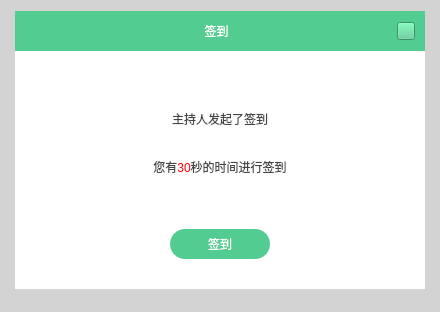
<?xml version="1.0" encoding="UTF-8"?>
<ui version="4.0">
 <class>StuSignInDlg</class>
 <widget class="QWidget" name="StuSignInDlg">
  <property name="geometry">
   <rect>
    <x>0</x>
    <y>0</y>
    <width>440</width>
    <height>312</height>
   </rect>
  </property>
  <property name="minimumSize">
   <size>
    <width>440</width>
    <height>290</height>
   </size>
  </property>
  <property name="maximumSize">
   <size>
    <width>440</width>
    <height>312</height>
   </size>
  </property>
  <property name="windowTitle">
   <string>答题器</string>
  </property>
  <property name="styleSheet">
   <string notr="true">QWidget#StuSignInDlg{
	background-color: rgb(211, 211, 211);
}	</string>
  </property>
  <layout class="QGridLayout" name="gridLayout">
   <property name="leftMargin">
    <number>1</number>
   </property>
   <property name="topMargin">
    <number>1</number>
   </property>
   <property name="rightMargin">
    <number>1</number>
   </property>
   <property name="bottomMargin">
    <number>1</number>
   </property>
   <property name="spacing">
    <number>0</number>
   </property>
   <item row="0" column="0" colspan="3">
    <widget class="QLabel" name="label_5">
     <property name="minimumSize">
      <size>
       <width>0</width>
       <height>10</height>
      </size>
     </property>
     <property name="maximumSize">
      <size>
       <width>16777215</width>
       <height>10</height>
      </size>
     </property>
     <property name="styleSheet">
      <string notr="true">border-image: url(:/widget/img/widget/back.png) 0 0 194 0;
</string>
     </property>
     <property name="text">
      <string/>
     </property>
    </widget>
   </item>
   <item row="1" column="0">
    <widget class="QLabel" name="label_4">
     <property name="minimumSize">
      <size>
       <width>14</width>
       <height>0</height>
      </size>
     </property>
     <property name="maximumSize">
      <size>
       <width>14</width>
       <height>16777215</height>
      </size>
     </property>
     <property name="styleSheet">
      <string notr="true">border-image: url(:/widget/img/widget/back.png) 6 352 18 0;
</string>
     </property>
     <property name="text">
      <string/>
     </property>
    </widget>
   </item>
   <item row="1" column="1">
    <widget class="CWidget" name="widget" native="true">
     <property name="styleSheet">
      <string notr="true">#widget
{
	background-color: rgb(255, 255, 255);
}</string>
     </property>
     <layout class="QVBoxLayout" name="verticalLayout_6">
      <property name="spacing">
       <number>0</number>
      </property>
      <property name="leftMargin">
       <number>0</number>
      </property>
      <property name="topMargin">
       <number>0</number>
      </property>
      <property name="rightMargin">
       <number>0</number>
      </property>
      <property name="bottomMargin">
       <number>0</number>
      </property>
      <item>
       <widget class="QWidget" name="widget_3" native="true">
        <property name="minimumSize">
         <size>
          <width>0</width>
          <height>40</height>
         </size>
        </property>
        <property name="maximumSize">
         <size>
          <width>16777215</width>
          <height>40</height>
         </size>
        </property>
        <property name="styleSheet">
         <string notr="true">background-color: rgb(82, 204, 144);

</string>
        </property>
        <layout class="QHBoxLayout" name="horizontalLayout_3">
         <property name="leftMargin">
          <number>27</number>
         </property>
         <property name="rightMargin">
          <number>10</number>
         </property>
         <item>
          <widget class="QLabel" name="label">
           <property name="styleSheet">
            <string notr="true">color: rgb(255, 255, 255);
font: 16px &quot;微软雅黑&quot;;</string>
           </property>
           <property name="text">
            <string>签到</string>
           </property>
           <property name="alignment">
            <set>Qt::AlignCenter</set>
           </property>
          </widget>
         </item>
         <item>
          <widget class="QPushButton" name="btnClose">
           <property name="minimumSize">
            <size>
             <width>18</width>
             <height>18</height>
            </size>
           </property>
           <property name="maximumSize">
            <size>
             <width>18</width>
             <height>18</height>
            </size>
           </property>
           <property name="styleSheet">
            <string notr="true">QPushButton{	
	border-image: url(:/Login/img/Login/close_green_Normal.png);
}

QPushButton:hover{		
	border-image: url(:/Login/img/Login/close_green_Click.png);
}

QPushButton:pressed{
	border-image: url(:/Login/img/Login/close_green_Normal.png);
}

QPussButton:disable{
	border-image: url(:/Login/img/Login/close_green_Normal.png);
}</string>
           </property>
           <property name="text">
            <string/>
           </property>
          </widget>
         </item>
        </layout>
       </widget>
      </item>
      <item>
       <layout class="QGridLayout" name="gridLayout_2">
        <property name="leftMargin">
         <number>10</number>
        </property>
        <property name="topMargin">
         <number>48</number>
        </property>
        <property name="rightMargin">
         <number>10</number>
        </property>
        <property name="bottomMargin">
         <number>30</number>
        </property>
        <property name="horizontalSpacing">
         <number>0</number>
        </property>
        <property name="verticalSpacing">
         <number>10</number>
        </property>
        <item row="3" column="0">
         <spacer name="horizontalSpacer_5">
          <property name="orientation">
           <enum>Qt::Horizontal</enum>
          </property>
          <property name="sizeHint" stdset="0">
           <size>
            <width>0</width>
            <height>0</height>
           </size>
          </property>
         </spacer>
        </item>
        <item row="1" column="0" colspan="3">
         <widget class="QLabel" name="labCountDown">
          <property name="styleSheet">
           <string notr="true">color:rgba(68,68,68,255);
font: 14px &quot;微软雅黑&quot;;</string>
          </property>
          <property name="text">
           <string>您有&lt;font color=#FF0000&gt;30&lt;/font&gt;秒的时间进行签到</string>
          </property>
          <property name="alignment">
           <set>Qt::AlignCenter</set>
          </property>
         </widget>
        </item>
        <item row="3" column="2">
         <spacer name="horizontalSpacer_6">
          <property name="orientation">
           <enum>Qt::Horizontal</enum>
          </property>
          <property name="sizeHint" stdset="0">
           <size>
            <width>0</width>
            <height>0</height>
           </size>
          </property>
         </spacer>
        </item>
        <item row="3" column="1">
         <widget class="QPushButton" name="btnStartSignIn">
          <property name="minimumSize">
           <size>
            <width>100</width>
            <height>30</height>
           </size>
          </property>
          <property name="maximumSize">
           <size>
            <width>100</width>
            <height>30</height>
           </size>
          </property>
          <property name="styleSheet">
           <string notr="true">QPushButton{
border-top-left-radius : 15px; 
border-top-right-radius : 15px; 
border-bottom-left-radius : 15px; 
border-bottom-right-radius : 15px; 
background-color: rgb(82, 204, 144);
font: 12px &quot;微软雅黑&quot;;
color: rgb(255, 255, 255);
}

QPushButton:hover{
border-top-left-radius : 15px; 
border-top-right-radius : 15px; 
border-bottom-left-radius : 15px; 
border-bottom-right-radius : 15px; 
background-color: rgb(66, 198, 97);
font: 12px &quot;微软雅黑&quot;;
color: rgb(255, 255, 255);
}</string>
          </property>
          <property name="text">
           <string>签到</string>
          </property>
         </widget>
        </item>
        <item row="0" column="0" colspan="3">
         <widget class="QLabel" name="labStatistics_2">
          <property name="styleSheet">
           <string notr="true">color:rgba(68,68,68,255);
font: 14px &quot;微软雅黑&quot;;</string>
          </property>
          <property name="text">
           <string>主持人发起了签到</string>
          </property>
          <property name="alignment">
           <set>Qt::AlignCenter</set>
          </property>
         </widget>
        </item>
        <item row="2" column="0">
         <spacer name="verticalSpacer_3">
          <property name="orientation">
           <enum>Qt::Vertical</enum>
          </property>
          <property name="sizeType">
           <enum>QSizePolicy::Fixed</enum>
          </property>
          <property name="sizeHint" stdset="0">
           <size>
            <width>20</width>
            <height>32</height>
           </size>
          </property>
         </spacer>
        </item>
       </layout>
      </item>
     </layout>
    </widget>
   </item>
   <item row="1" column="2">
    <widget class="QLabel" name="label_6">
     <property name="minimumSize">
      <size>
       <width>14</width>
       <height>0</height>
      </size>
     </property>
     <property name="maximumSize">
      <size>
       <width>14</width>
       <height>16777215</height>
      </size>
     </property>
     <property name="styleSheet">
      <string notr="true">border-image: url(:/widget/img/widget/back.png) 10 0 18 352;</string>
     </property>
     <property name="text">
      <string/>
     </property>
    </widget>
   </item>
   <item row="2" column="0" colspan="3">
    <widget class="QLabel" name="label_7">
     <property name="minimumSize">
      <size>
       <width>0</width>
       <height>22</height>
      </size>
     </property>
     <property name="maximumSize">
      <size>
       <width>16777215</width>
       <height>22</height>
      </size>
     </property>
     <property name="styleSheet">
      <string notr="true">border-image: url(:/widget/img/widget/back.png) 182 0 0 0;</string>
     </property>
     <property name="text">
      <string/>
     </property>
    </widget>
   </item>
  </layout>
 </widget>
 <layoutdefault spacing="6" margin="11"/>
 <customwidgets>
  <customwidget>
   <class>CWidget</class>
   <extends>QWidget</extends>
   <header>cwidget.h</header>
   <container>1</container>
  </customwidget>
 </customwidgets>
 <resources>
  <include location="../../VLive/VLive.qrc"/>
 </resources>
 <connections/>
</ui>
